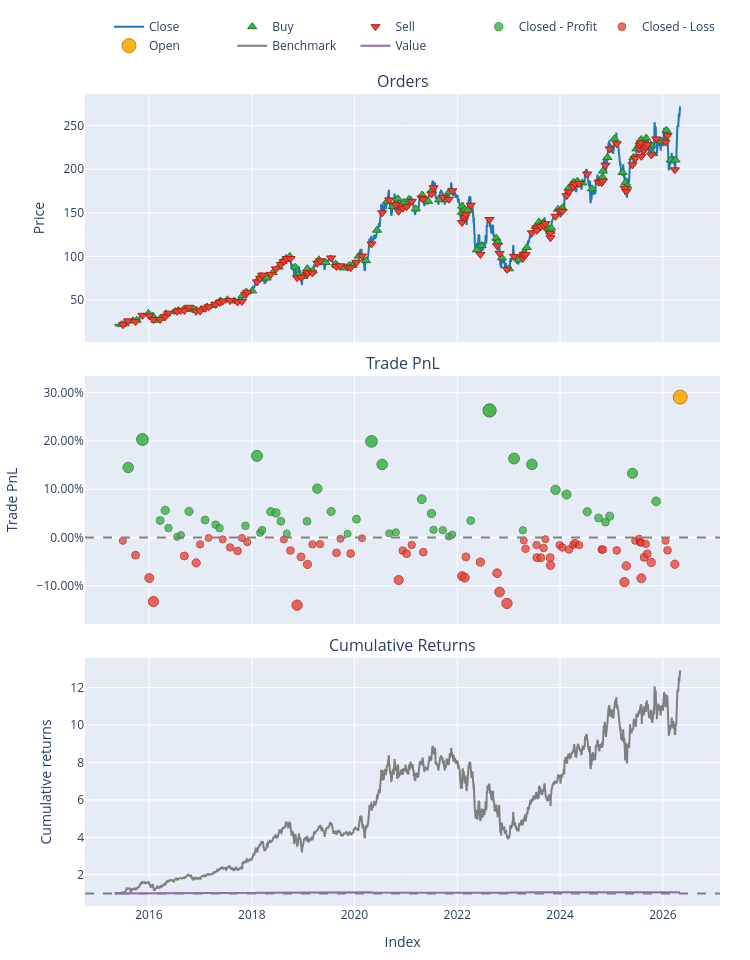

Here is the notebook cell this chart was saved with:
### Code cell
#AMAZON MACD, DIFF DATE

df = yf.download(tickers = "AMZN", start= "2015-05-05", end= "2026-05-05")

if isinstance(df.columns, pd.MultiIndex):
    df.columns = df.columns.get_level_values(0)

close = df["Close"]



macd, signal, hist = talib.MACD(close, fastperiod=12, slowperiod=26, signalperiod=9)

entries = macd >= signal
exits = macd <= signal



backtest = vbt.Portfolio.from_signals(
       close,
       entries = entries,
       exits = exits,
       init_cash = 100000,
       size = 10000.0,
       size_type = "value",
       freq = "1D", 
       fees = 0.001)

backtest.plot().show()
print(backtest.stats())
